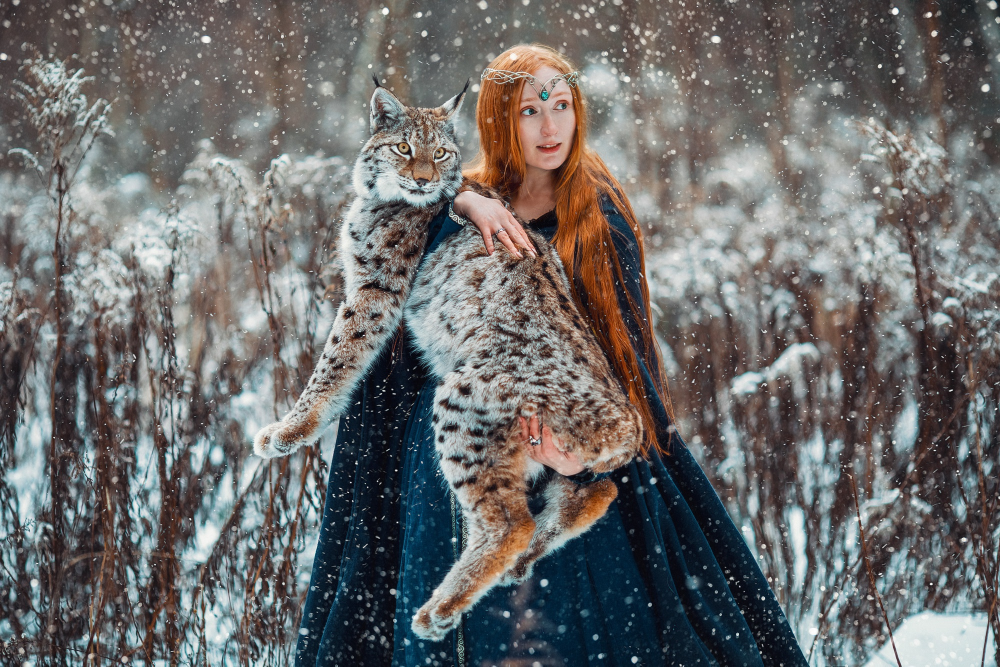
#> input picture images/lab7.2.in.jpg, 2000 x 1333 px (shown at 1/2 size)
$ python lab7.2.py
#> lines starting #> are read from the running program, lines starting #| are printed output that depends on the picture
import numpy
import cv2
image = cv2.imread('images/lab7.2.in.jpg')
#> image is the input picture: shape (1333, 2000, 3); mean B, G, R 106.7, 107.4, 108.1

bgr_planes = cv2.split(image)
histSize = 256
histRange = (0, 256)
accumulate = False

b_hist = cv2.calcHist(bgr_planes, [0], None, [histSize], histRange, accumulate=accumulate)
#> b_hist = 256 values, max 19921 at index 93, min 32 at index 254, mean 10414.1
g_hist = cv2.calcHist(bgr_planes, [1], None, [histSize], histRange, accumulate=accumulate)
#> g_hist = 256 values, max 19769 at index 97, min 68 at index 252, mean 10414.1
r_hist = cv2.calcHist(bgr_planes, [2], None, [histSize], histRange, accumulate=accumulate)
#> r_hist = 256 values, max 28351 at index 0, min 87 at index 254, mean 10414.1

hist_w = 512
hist_h = 400
bin_w = int(round(hist_w / histSize))
histImage = numpy.zeros((hist_h, hist_w, 3), dtype=numpy.uint8)

cv2.normalize(b_hist, b_hist, alpha=0, beta=hist_h, norm_type=cv2.NORM_MINMAX)
cv2.normalize(g_hist, g_hist, alpha=0, beta=hist_h, norm_type=cv2.NORM_MINMAX)
cv2.normalize(r_hist, r_hist, alpha=0, beta=hist_h, norm_type=cv2.NORM_MINMAX)

for i in range(1, histSize):
    cv2.line(histImage, (bin_w * (i - 1), hist_h - int(b_hist[i - 1])),
             (bin_w * i, hist_h - int(b_hist[i])),
             (255, 0, 0), thickness=2)
    cv2.line(histImage, (bin_w * (i - 1), hist_h - int(g_hist[i - 1])),
             (bin_w * i, hist_h - int(g_hist[i])),
             (0, 255, 0), thickness=2)
    cv2.line(histImage, (bin_w * (i - 1), hist_h - int(r_hist[i - 1])),
             (bin_w * i, hist_h - int(r_hist[i])),
             (0, 0, 255), thickness=2)
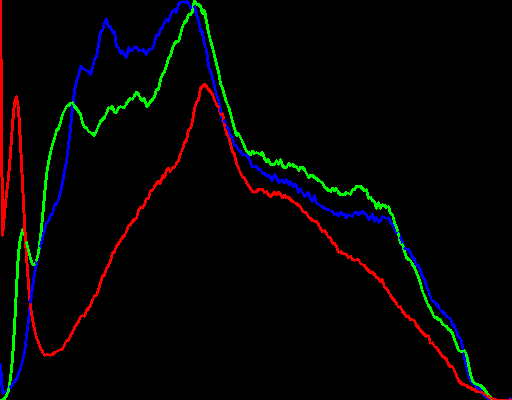
#> histImage: shape (400, 512, 3); mean of channels 0, 1, 2 4.2, 4.4, 5.2; drawn as B, G, R

cv2.imshow('lab7.2', histImage)
cv2.waitKey(0)
cv2.destroyAllWindows()

$ run again, with images/lab2.10.in.jpg copied over images/lab7.2.in.jpg
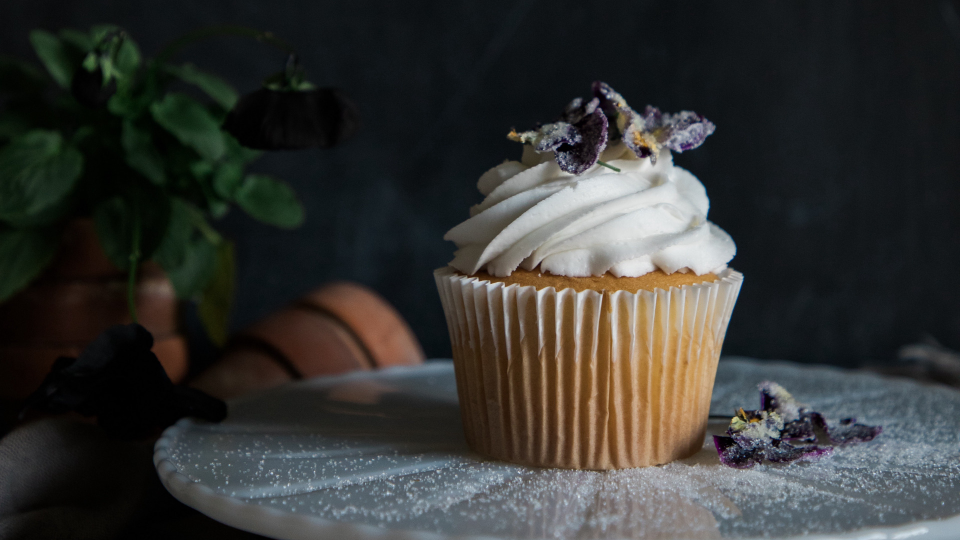
#> input picture images/lab2.10.in.jpg, 1920 x 1080 px (shown at 1/2 size)
#> image is the input picture: shape (1080, 1920, 3); mean B, G, R 51, 53.5, 53.1
#> b_hist = 256 values, max 90772 at index 24, min 0 at index 241, mean 8100
#> g_hist = 256 values, max 89690 at index 21, min 0 at index 236, mean 8100
#> r_hist = 256 values, max 86789 at index 16, min 0 at index 237, mean 8100
#> after the loop `for i in range(1, histSize):`:
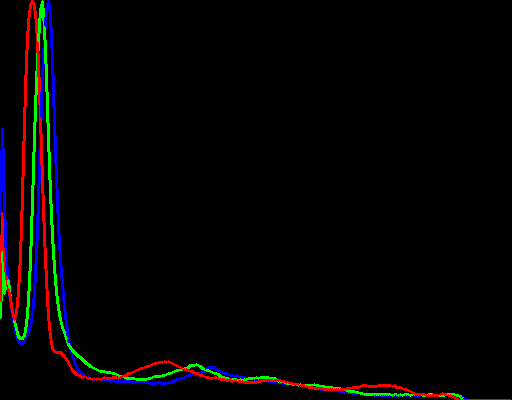
#> histImage: shape (400, 512, 3); mean of channels 0, 1, 2 3.9, 3.9, 4.3; drawn as B, G, R

$ run again, with images/lab2.6.in.jpg copied over images/lab7.2.in.jpg
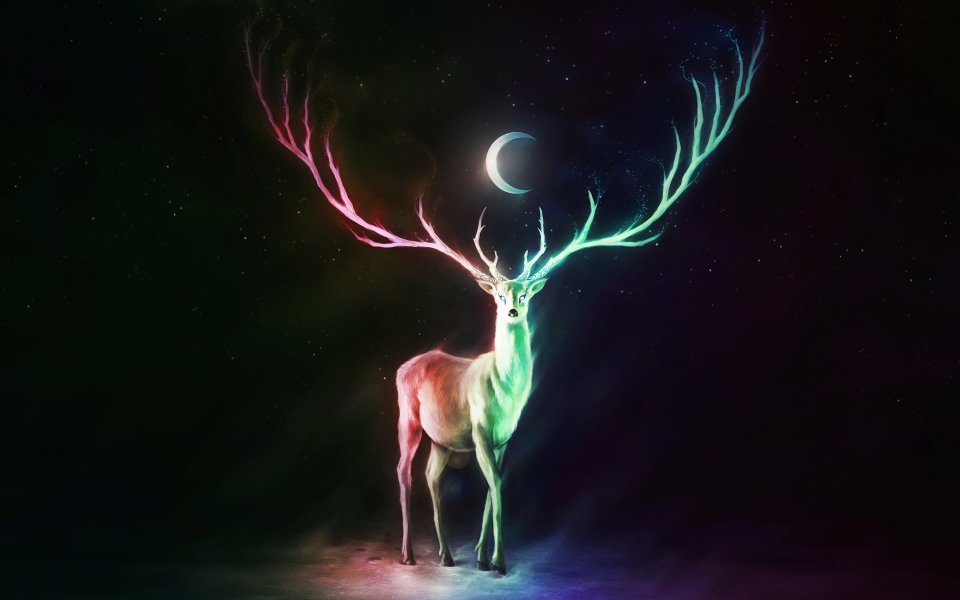
#> input picture images/lab2.6.in.jpg, 3840 x 2400 px (shown at 1/4 size)
#> image is the input picture: shape (2400, 3840, 3); mean B, G, R 25, 23.7, 24.3
#> b_hist = 256 values, max 662603 at index 6, min 145 at index 254, mean 36000
#> g_hist = 256 values, max 820544 at index 6, min 174 at index 0, mean 36000
#> r_hist = 256 values, max 661913 at index 3, min 444 at index 254, mean 36000
#> after the loop `for i in range(1, histSize):`:
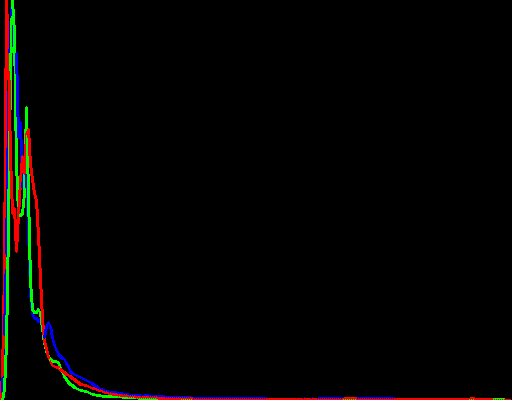
#> histImage: shape (400, 512, 3); mean of channels 0, 1, 2 2.1, 3.1, 4.4; drawn as B, G, R

$ run again, with images/lab3.6.in.jpg copied over images/lab7.2.in.jpg
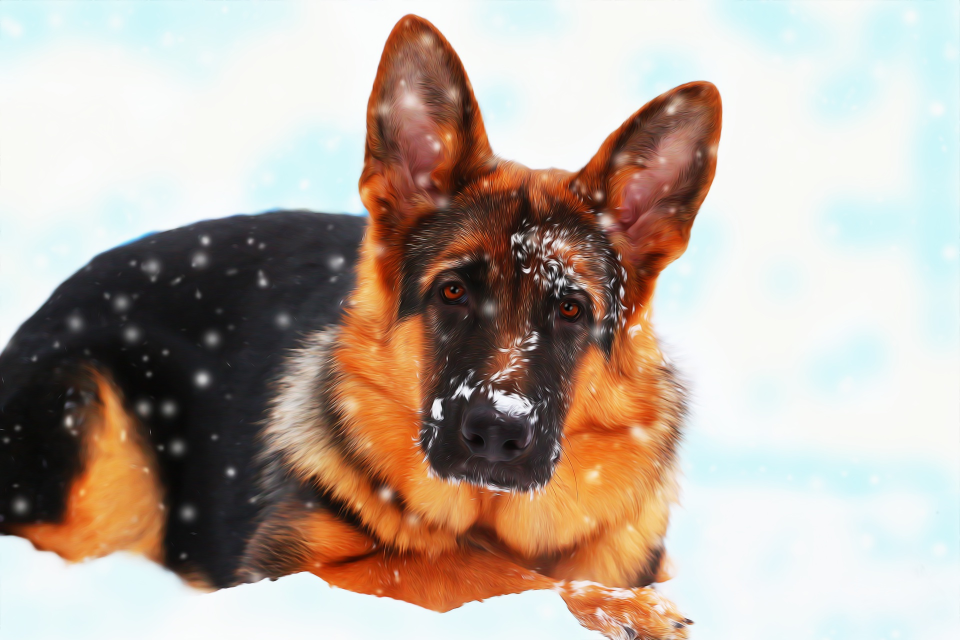
#> input picture images/lab3.6.in.jpg, 1920 x 1280 px (shown at 1/2 size)
#> image is the input picture: shape (1280, 1920, 3); mean B, G, R 159.7, 170.8, 185.4
#> b_hist = 256 values, max 244818 at index 250, min 451 at index 203, mean 9600
#> g_hist = 256 values, max 452415 at index 249, min 17 at index 1, mean 9600
#> r_hist = 256 values, max 260989 at index 249, min 6 at index 0, mean 9600
#> after the loop `for i in range(1, histSize):`:
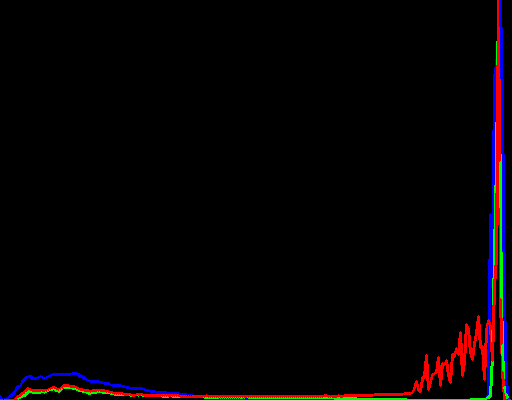
#> histImage: shape (400, 512, 3); mean of channels 0, 1, 2 3.6, 2, 5.2; drawn as B, G, R
